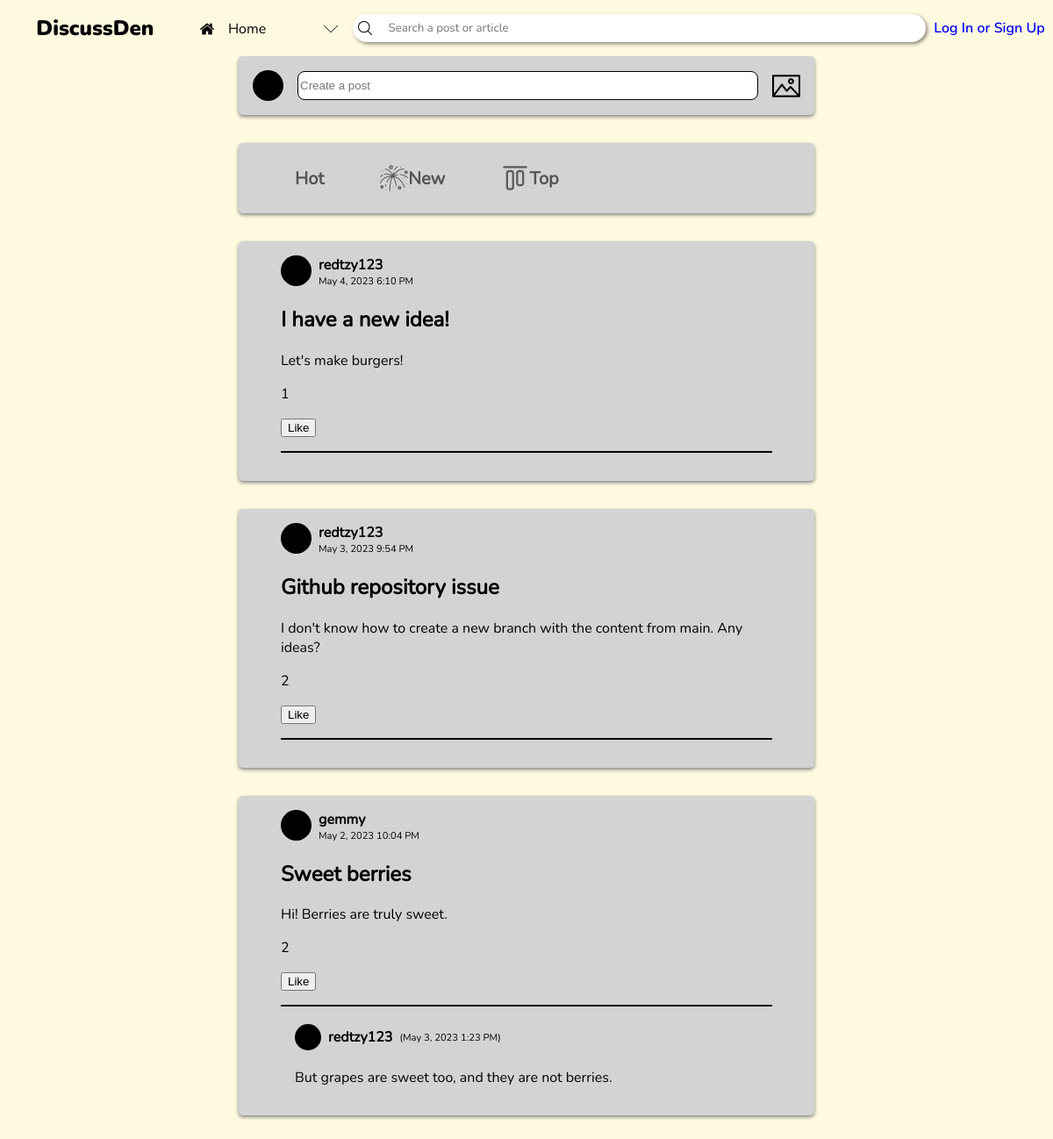
The app's page /home.php with its own data.
### tables this page shows
CREATE TABLE posts (id INTEGER PRIMARY KEY AUTOINCREMENT NOT NULL UNIQUE, user_id TEXT REFERENCES users (user_id) NOT NULL, title TEXT NOT NULL, content TEXT NOT NULL, date, likes);

CREATE TABLE users (user_id INTEGER PRIMARY KEY AUTOINCREMENT, username TEXT UNIQUE NOT NULL, password TEXT NOT NULL, link TEXT NOT NULL);

CREATE TABLE comments (comment_id INTEGER PRIMARY KEY AUTOINCREMENT UNIQUE NOT NULL, post_id INTEGER REFERENCES posts (id) ON DELETE NO ACTION NOT NULL, name TEXT, content TEXT NOT NULL, date);

### home.php (the view, shortened to what this page needs)
<!DOCTYPE html>
<html lang="en">
<head>
    <link rel="stylesheet" href="header.css">
    <link rel="stylesheet" href="post-boxes.css">
</head>
<body>
    <?php include "header.php"?>
    <div class="input-section">
        <div class="post-tab">
            <svg width=35 height=35>
                <circle cx=17.5 cy=17.5 r=17.5 fill=black/>
            </svg>
            <input type="text" placeholder="Create a post" onclick="window.location.href='create-a-post.php'">
            <img src="img/image.png" alt="" class="icon">
        </div>
        <div class="post-tab">
            <div class="group">
                <a href="#" class="reddit-button">
                    <span class="txt-hot"><span>Hot</span></span>
                </a>
            </div>
            <div class="group">
                <a href="#" class="reddit-button">
                    <img src="img/new.png" alt="" class="icon" />
                    <span class="new"><span>New</span></span>
                </a>
            </div>
            <div class="group">
                <a href="#" class="reddit-button">
                    <img src="img/top.png" alt="" class="icon" />
                    <span class="top"><span>Top</span></span>
                </a>
            </div>
        </div>
    </div>
    <section class="post-section">
    <?php
        $db_file = __DIR__ . '\forum_database.db';
        $db = new PDO('sqlite:' . $db_file);
        $stmt = $db -> prepare('SELECT * FROM posts');
        $stmt -> execute();
        $posts = $stmt -> fetchAll(PDO::FETCH_ASSOC);
        foreach ($posts as $post) {
            $stmt = $db -> prepare('SELECT * FROM users WHERE user_id = :userID');
            $stmt -> bindParam(':userID', $post['user_id'], PDO::PARAM_INT);
            $stmt -> execute();
            $post_user = $stmt -> fetch(PDO::FETCH_ASSOC);
            echo    '<div class="post-container">
                        <div class="post-user">
                            <svg width=35 height=35>
                                <circle cx=17.5 cy=17.5 r=17.5 fill=black/>
                            </svg>
                            <h4 class="username">' . $post_user['username'] . '</h4>
                            <p>' . $post['date'] . '</p>
                        </div>
                        <div class="post-content">
                            <h2>' . $post['title'] . '</h2>
                            <p>' . $post['content'] . '</p>';
            if (($likes = json_decode($post['likes'])) !== NULL) {
                if (count($likes) > 0)
                echo '<p class="likes">' . count(json_decode($post['likes'])) . '</p>';
            }
            echo            '<form method="post" action="get-likes.php">
                                <input type="hidden" name="post_id" value="' . $post['id'] . '">
                                <input type="hidden" name="URL" value="' . $_SERVER['PHP_SELF'] . '">
                                <input type="submit" value="Like">
                            </form>
                        </div><hr>';
            $stmt = $db -> prepare('SELECT * FROM comments WHERE post_id = :post_id');
            $stmt -> bindParam(':post_id', $post['id'], PDO::PARAM_INT);
            $stmt -> execute();
            $comments = $stmt -> fetchAll(PDO::FETCH_ASSOC);
            foreach ($comments as $comment) {
                echo    '<div class="comment-container">
                            <div>
                                <svg width=30 height=30>
                                    <circle cx=15 cy=15 r=15 fill=black/>
                                </svg>
                                <h4 class="username">' . $comment['name'] . '</h4>
                                <p>(' . $comment['date'] . ')</p>
                            </div>
                            <p>' . $comment['content'] . '</p>
                        </div>';
            }
            echo '
                    <form method="post" action="add_comment.php" class="comment-box">
                        <input type="hidden" name="post_id" value="' . $post['id'] . '">
                ';
            echo '</form></div>';
        }
    ?>
    </section>
</body>
</html>

### header.php (shortened to what this page needs)
<header>
    <h2>DiscussDen</h2>
    <div id="tab-box" tabindex=0>
        <?php
            if ($_SERVER['PHP_SELF'] == '/CCS222-Project/home.php') {
                echo '
                <div class="tab-option" first-option tabindex=-1>
                    <img src="img/home.png" alt="" class="icon">
                    <p>Home</p>
                </div>
                <div class="tab-option" onclick="window.location.href=\'communities.php\'" tabindex=-1>
                    <img src="img/add.png" alt="" class="icon">
                    <p>Communities</p>
                </div>
                <div class="tab-option" onclick="window.location.href=\'trending.php\'" tabindex=-1>
                    <img src="img/trend.png" alt="" class="icon">
                    <p>Trending</p>
                </div>
                ';
            }
        ?>
        <img src="img/drop down.png" alt="" class="dropdown icon">
    </div>
    <form action="" method="post" id="searchbar">
        <img src="img/search.png" alt="" class="icon">
        <input name="search" type="search" placeholder="Search a post or article" autocomplete="off" tabindex=0>
    </form>
    <?php if(isset($_SESSION['username'])) {
        echo '
        <div id="user-btn" tabindex=0>
            <svg width=50 height=50>
                <circle cx=25 cy=25 r=25 fill=black />
            </svg>
            <p class="username">' . $_SESSION['username'] . '</p>
            <div class="tab-option" name="logout" tabindex=-1>
                <img src="img/add.png" alt="" class="icon">
                <p>Log out</p>
            </div>
        </div>
        ';
    } else {
        echo '<a href="login.php" tabindex=3>Log In or Sign Up</a>';
    } ?>
</header>

### header.css (style rules this page uses)
body { --dark-color-1: #283618; --dark-color-2: #606c38; --medium-color: #bc6c25; --light-color-1: #dda15e; --light-color-2: #fefae0; background-color: var(--light-color-2); margin: 0; overflow-y: overlay; }
header { position: fixed; inset: 0 0 auto; height: 4rem; background-color: var(--light-color-2); display: flex; justify-content: space-evenly; align-items: center; z-index: 2; }
header h2, header p { user-select: none; }
header > h2 { font-family: nunito-black; margin: 0 2rem; }
.icon { width: 1rem; }
#tab-box { background-color: var(--light-color-2); align-self: flex-start; margin-top: 0.85rem; position: relative; display: flex; flex-direction: column; width: 11rem; border-radius: 0.5rem; max-height: 2.25rem; overflow: hidden; outline: solid 2px transparent; outline-offset: -2px; transition: 400ms cubic-bezier(0.445, 0.05, 0.55, 0.95); }
.tab-option { padding: 0.5em 0.7em; display: flex; align-items: center; }
.tab-option > img { object-fit: contain; }
.tab-option > p { margin: 0; margin-left: 1rem; font-family: nunito-reg; }
.dropdown.icon { position: absolute; right: 0.5rem; top: 0.7rem; align-self: center; }
#searchbar { display: flex; align-items: center; background-color: white; border-radius: 2rem; box-shadow: 2px 2px 4px #0007; padding: 0.4rem; width: 40rem; position: relative; isolation: isolate; }
#searchbar > input { background: none; border: none; outline: none; width: 100%; margin-left: 1rem; font-family: nunito-reg; color: black; }
a[href="login.php"] { font-family: nunito-semibold; color: blue; text-decoration: none; }

### post-boxes.css (style rules this page uses)
h4.username { margin: 0; margin-inline: 0.5rem; }
.input-section { margin-top: 4rem; }
.post-tab { width: calc(100% - 36rem); background-color: lightgray; display: flex; align-items: center; margin: 2rem auto 0; padding: 1rem; border-radius: 0.3rem; box-shadow: 0 2px 4px 0 gray; font-family: nunito-reg; }
.post-tab input { flex-grow: 1; background-color: white; height: 1.8rem; margin-inline: 1rem; border-radius: 0.5rem; border: 1px solid; }
.post-tab img { width: 2rem; }
.group { margin-right: 2rem; font-style: bold; font-weight: 800; font-size: 20px; }
.reddit-button { padding: 8px 16px; border-radius: 4px; cursor: pointer; text-decoration: none; color: inherit; opacity: 0.6; transition: opacity 0.3s, border-color 0.3s; display: flex; align-items: center; }
.post-section { width: calc(100% - 30rem); display: flex; flex-direction: column-reverse; margin-inline: auto; margin-bottom: 2rem; }
.post-container { background-color: lightgray; display: flex; flex-direction: column; margin: 2rem 2rem 0; padding: 1rem 3rem; border-radius: 0.3rem; box-shadow: 0 2px 4px 0 gray; font-family: nunito-reg; }
.post-container hr { border: none; width: 100%; height: 2px; background-color: black; margin-block: 1rem; }
.post-user { display: grid; grid-template-rows: auto auto; grid-template-columns: auto auto; width: fit-content; }
.post-user * { grid-column: 2; margin: 0; }
.post-user svg { grid-column: 1; grid-row: 1 / span 2; }
.post-user p { font-size: 0.7rem; margin-left: 0.5rem; }
.comment-container { margin-left: 1rem; }
.comment-container div { display: flex; align-items: center; }
.comment-container div p { font-size: 0.7rem; }

### records on screen
posts: user.username "gemmy", date "May 2, 2023 10:04 PM", title "Sweet berries", content "Hi! Berries are truly sweet.", likes "2"
comments: name "redtzy123", date "May 3, 2023 1:23 PM", content "But grapes are sweet too, and they are not berries."
posts: user.username "redtzy123", date "May 3, 2023 9:54 PM", title "Github repository issue", content "I don't know how to create a new branch with the content from main. Any ideas?", likes "2"
posts: user.username "redtzy123", date "May 4, 2023 6:10 PM", title "I have a new idea!", content "Let's make burgers!", likes "1"
